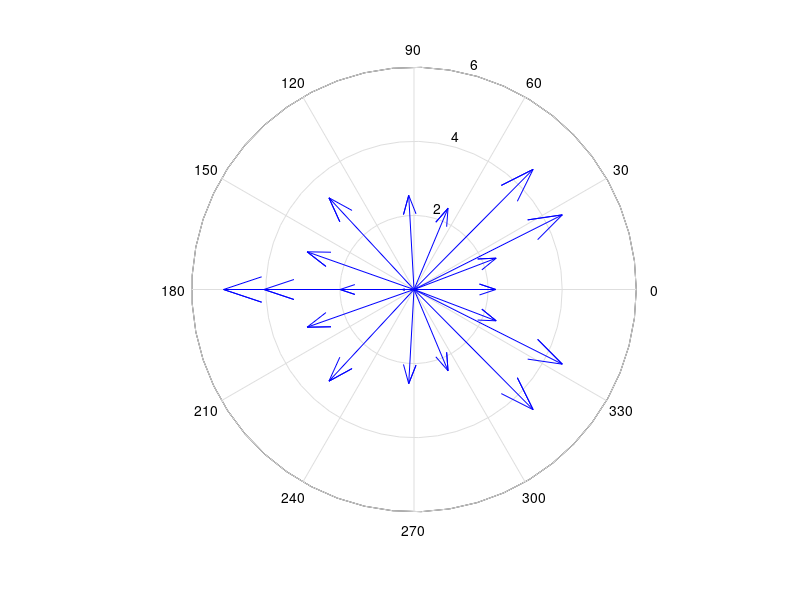

MATLAB code for this plot:
f1=figure(1); clf reset
set(f1,'units','normalized','position',[0.3652 0.3008 0.6016 0.6016])

Z = eig(randn(20,20));
compass(Z)
